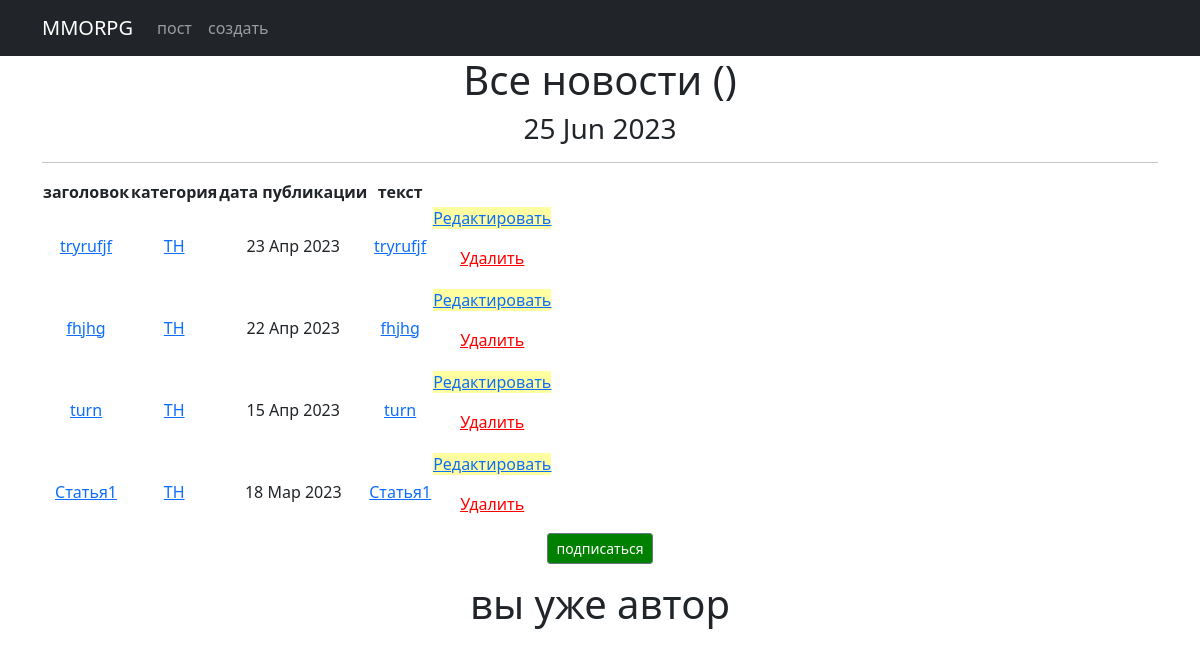
The page /news/categories/13 on the database as committed earlier.
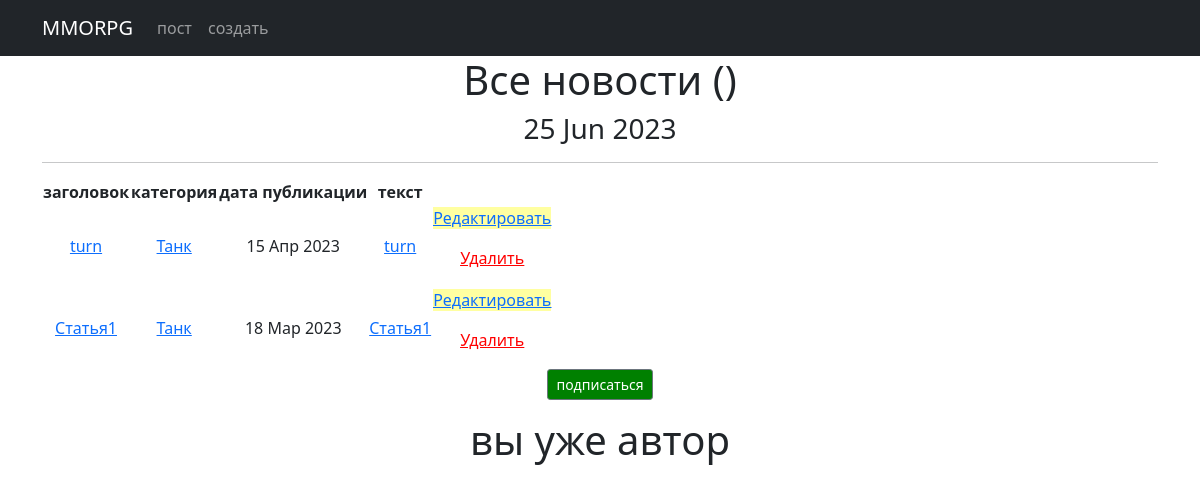
The same page on the database as committed later.
### news/models.py (models this page shows, shortened)
class Post(models.Model):
    author_post = models.ForeignKey(Author, on_delete=models.CASCADE)
    post_news = models.CharField(max_length=2, choices=POST, default='PO')
    date_in = models.DateTimeField(auto_now_add=True)
    category = models.ManyToManyField(Category, through='PostCategory')
    title = models.CharField(max_length=50)
    text = RichTextField()
    video_count = models.PositiveIntegerField(default=0)
    image_count = models.PositiveIntegerField(default=0)
    max_video_count = 1
    max_image_count = 3

class Category(models.Model):
    tank = 'TN'
    healer = 'HL'
    damager = 'DD'
    guild_master = 'GM'
    quest_giver = 'KG'
    smith = 'KZ'
    tanner = 'KV'
    potion_maker = 'ZV'
    spell_master = 'MZ'
    TEMATIC = [
        (tank, 'Танк'),
        (healer, 'Хил'),
        (damager, 'ДД'),
        (guild_master, 'Гилдмастер'),
        (quest_giver, 'Квестгивер'),
        (smith, 'Кузнец'),
        (tanner, 'Кожевник'),
        (potion_maker, 'Зельевар'),
        (spell_master, 'Мастер заклинаний'),
    ]
    tematic = models.CharField(max_length=2, choices=TEMATIC, unique=True)
    subscribers = models.ManyToManyField(User, blank=True, related_name='categories')
    def __str__(self):
        return self.get_tematic_display()

### news/views.py (the view)
# urls.py: path('categories/<int:pk>', CategoryListView.as_view(), name='category_list'),
class CategoryListView(ListView):
    model = Post
    template_name = 'category_list.html'
    context_object_name = 'category_news_list'
    def get_queryset(self):
        self.category = get_object_or_404(Category, id=self.kwargs['pk'])
        queryset = Post.objects.filter(category=self.category).order_by('-date_in')
        return queryset
    def get_context_data(self, **kwargs):
        context = super().get_context_data(**kwargs)
        context['is_not_subscriber'] = self.request.user not in self.category.subscribers.all()
        context['category'] = self.category
        return context

### news/templatetags/censor.py (called while the page is built)
@register.filter()
def censor(value):
    for words in censored_words:
        if words in value:
            censor_words = f"p{''.join(['*' for words in range(len(words))])}"
            value = value.replace(words, censor_words)
    return value

### news/templatetags/custom_tags.py (called while the page is built)
@register.simple_tag()
def current_time(format_string='%d %b %Y'):
    return datetime.utcnow().strftime(format_string)

### templates/category_list.html (shortened to what this page needs)
<!DOCTYPE html>
<html lang="en">
<head>
    <title>{% extends 'flatpages/default.html' %}</title>
{% load censor %}
{% load custom_tags %}
{% block content %}
<body>
<h1>Все новости ({{ post_news.count}})</h1>
<h3>{% current_time '%d %b %Y' %}</h3>
<hr>
{% if category_news_list %}
<tr>
    <table>
        <thead>
        <tr>
            <th>
                заголовок
            </th>
            <th>
                категория
            </th>
            <th>
                дата публикации
            </th>
            <th>
                текст
            </th>
        </tr>
        {% for post in category_news_list %}
        <tr>
            <td>
            <a href="{% url 'post_detail' post.id %}">{{ post.title }}</a>
        </td>
            <td>
            {% for category in post.category.all %}
                <a href="{% url 'category_list' category.id %}">{{ category }}</a>
            {% endfor %}
            </td>
            <td>{{ post.date_in|date:'d M Y'}}</td>
        <td><a href="{% url 'post_detail' post.id %}">{{ post.title|censor|truncatechars:20}}</a></td>
        <td>
                <p class="text-center"><a href="{% url 'post_edit' post.id %}"style="background-color:#ffffa1" ><u>Редактировать</u></a></p>
                <p class="text-center"><a href="{% url 'post_delete' post.id %}"style="color:red"><u> Удалить </u></a></p>
        </td>
        </tr>
        {% endfor %}
        </thead>
    </table>
{% if is_not_subscriber %}
    <p class="text-center"><a href="{% url 'subscribe' category.id %}"style="background-color:green" class="btn btn-secondary btn-sm">подписаться</a></p>
{% else %}
    <p class="text-center"><a href="{% url 'unsubscribe' category.id %}"style="background-color:red" class="btn btn-secondary btn-sm">отписка</a></p>
    {% endif %}
{% if is_not_author %}
<button> <a href="{% url 'upgrade' %}"> стать автором!</a> </button>
{% else %}
<h1>вы уже автор</h1>
{% endif %}
</tr>
{% else %}
    <h2>новостей нет!</h2>
{% endif %}
{% endblock content %}

Rows that differ between the two databases and show on the page:
no longer on this page (row edited): Post: title "tryrufjf", date_in "23 Апр 2023", title|censor "tryrufjf", Category (tematic "TH")
no longer on this page (row edited): Post: title "fhjhg", date_in "22 Апр 2023", title|censor "fhjhg", Category (tematic "TH")
changed Category: tematic "TH" → "Танк"
